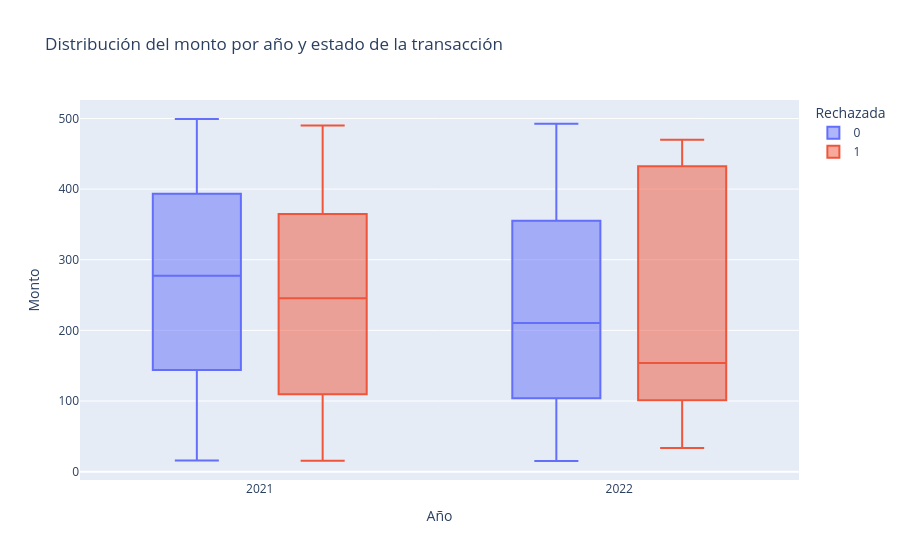

Source (notebook cell):
### Code cell
# Rapresentamos graficamente tres variables combinadas.
# Extraemos el año del campo timestamp
df_transacciones['year'] = pd.to_datetime(df_transacciones['timestamp']).dt.year

# Tres variables combinadas con Plotly
fig = px.box(df_transacciones, 
             x='year', 
             y='amount', 
             color='declined',
             title='Distribución del monto por año y estado de la transacción',
             labels={'year': 'Año', 'amount': 'Monto', 'declined': 'Rechazada'})

fig.show()

### Figure 1 — Plotly figure (JSON) as saved in the notebook; plotly's stock layout.template omitted (floating-point values rounded to 4 significant figures; data arrays with more than 128 entries replaced by an {"elided": "..."} marker saying what was removed)
{"data": [{"alignmentgroup": "True", "hovertemplate": "Rechazada=0<br>Año=%{x}<br>Monto=%{y}<extra></extra>", "legendgroup": "0", "marker": {"color": "#636efa"}, "name": "0", "notched": false, "offsetgroup": "0", "orientation": "v", "showlegend": true, "type": "box", "x": {"elided": "500 int values"}, "x0": " ", "xaxis": "x", "y": {"elided": "500 float values"}, "y0": " ", "yaxis": "y"}, {"alignmentgroup": "True", "hovertemplate": "Rechazada=1<br>Año=%{x}<br>Monto=%{y}<extra></extra>", "legendgroup": "1", "marker": {"color": "#EF553B"}, "name": "1", "notched": false, "offsetgroup": "1", "orientation": "v", "showlegend": true, "type": "box", "x": [2021, 2021, 2022, 2021, 2022, 2021, 2021, 2021, 2021, 2021, 2021, 2021, 2021, 2021, 2021, 2021, 2022, 2022, 2021, 2021, 2021, 2021, 2022, 2021, 2021, 2021, 2021, 2022, 2021, 2021, 2022, 2021, 2021, 2021, 2021, 2021, 2022, 2021, 2021, 2021, 2021, 2021, 2021, 2021, 2021, 2021, 2021, 2021, 2022, 2022, 2021, 2021, 2021, 2021, 2021, 2021, 2021, 2022, 2021, 2021, 2021, 2021, 2022, 2021, 2021, 2021, 2021, 2021, 2021, 2021, 2021, 2021, 2021, 2021, 2021, 2021, 2021, 2021, 2021, 2021, 2021, 2021, 2021, 2021, 2022, 2021, 2021], "x0": " ", "xaxis": "x", "y": [340.9, 303.1, 288.8, 103.4, 428.7, 252.5, 27.85, 348.9, 50.09, 80.58, 259.5, 225.6, 268.9, 108.2, 144.3, 399.1, 116.7, 51.76, 365.9, 343.5, 183.1, 47.15, 33.34, 38.02, 411.5, 329.2, 364.6, 470.0, 158.1, 210.7, 257.0, 144.3, 422.1, 92.25, 454.8, 364.2, 444.9, 76.95, 439.7, 239.8, 359.7, 460.4, 266.0, 21.24, 439.9, 186.3, 466.6, 490.2, 153.9, 443.1, 395.8, 123.9, 328.0, 464.3, 261.1, 54.22, 250.9, 60.07, 116.8, 289.5, 43.11, 353.2, 131.2, 321.3, 477.9, 387.7, 59.63, 57.04, 160.8, 238.2, 21.93, 401.5, 15.38, 109.5, 105.8, 197.7, 471.5, 28.06, 356.1, 199.7, 128.1, 119.4, 458.7, 230.4, 114.9, 207.1, 480.1], "y0": " ", "yaxis": "y"}], "layout": {"boxmode": "group", "legend": {"title": {"text": "Rechazada"}, "tracegroupgap": 0}, "title": {"text": "Distribución del monto por año y estado de la transacción"}, "xaxis": {"anchor": "y", "domain": [0, 1], "title": {"text": "Año"}}, "yaxis": {"anchor": "x", "domain": [0, 1], "title": {"text": "Monto"}}}}
